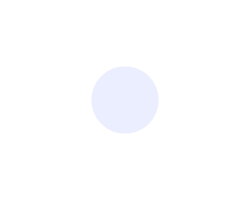
Frame 1 (no input)
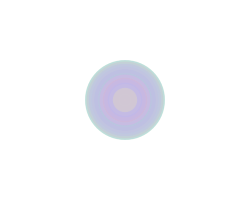
Frame 60 (the mouse pressed at the canvas centre just before this capture)
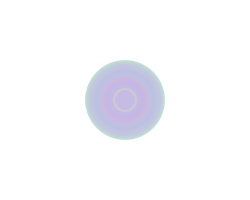
Frame 120 (the mouse held since frame 60 and released just before this capture)

The Processing sketch that drew these frames (run headless with seeded random() and noise(); from frame 60 on, the mouse is pressed at the canvas centre):

// Processing sketch: processing_154516
// ── processing_154516.pde

int counter;

void setup() {  //setup function called initially, only once
  size(250, 200);
  background(255);  //set background white
  colorMode(HSB);   //set colors to Hue, Saturation, Brightness mode
  counter = 0;
}

void draw() {  //draw function loops 
  counter++;
  noStroke();
  fill(random(255),100,255,50);
  
  if(mousePressed == true) { //add some interaction
    ellipse(mouseX, mouseY, 20, 20);
  }
  else {
    ellipse(width/2, height/2, 80*sin(counter), 80*sin(counter));
  }
}
